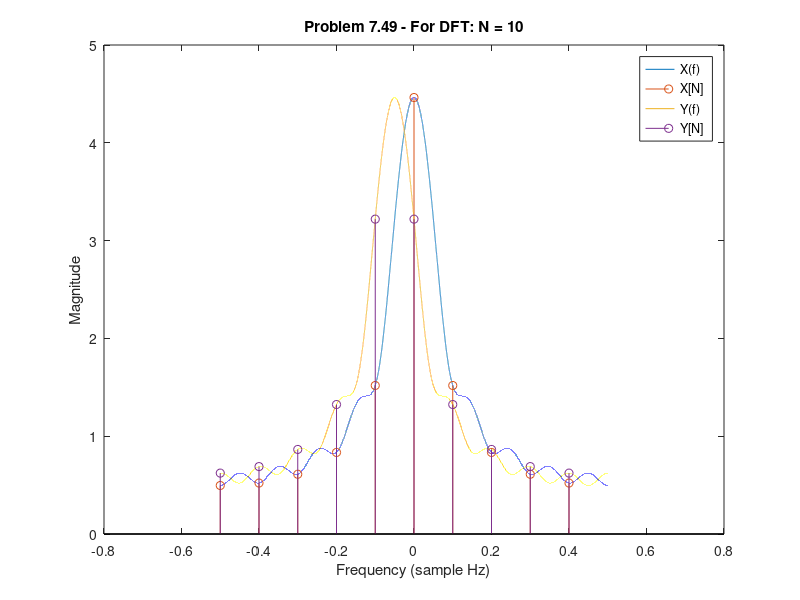

MATLAB code to generate this figure:
clear all;

% Problem 44
x1 = [1, -2, 1, -3];
x2 = [0, 2, -1, 0, 0, 4];

% Part a: c1 = [0, 2, -5, 4, -7, 7, -8, 4, -12]
c1 = conv(x1, x2);
% Part b: c2 = [-8, 6, -17, 4, -7, 7]
c2 = cconv(x1, x2, 6);
% Part c: minimum N = 9 = size(c1) = size(x1) + size(x2) - 1
c3 = cconv(x1, x2, 9);

% Problem 49
X = @(w) (1 - (0.8^10)*exp(-1j*w*10)) ./ (1 - 0.8*exp(-1j*w));
f = -0.5:0.00001:0.5;
n = (0:9);
xn = 0.8 .^ n;
fn = n/10 - 0.5;

figure(1);
p = zeros(1, 4);
p(1) = plot(f, abs(X(2*pi*f))); hold on;
p(2) = stem(fn, abs(fftshift(fft(xn, 10))));
p(3) = plot(f, abs(X(2*pi*(f+1/20)))); % For my beneift, not on problem
p(4) = stem(fn, abs(fftshift(fft(xn.*exp(-1j*pi*n/10), 10))));
legend(p, 'X(f)', 'X[N]', 'Y(f)', 'Y[N]'); hold off;
title('Problem 7.49 - For DFT: N = 10');
xlabel('Frequency (sample Hz)'); ylabel('Magnitude');
